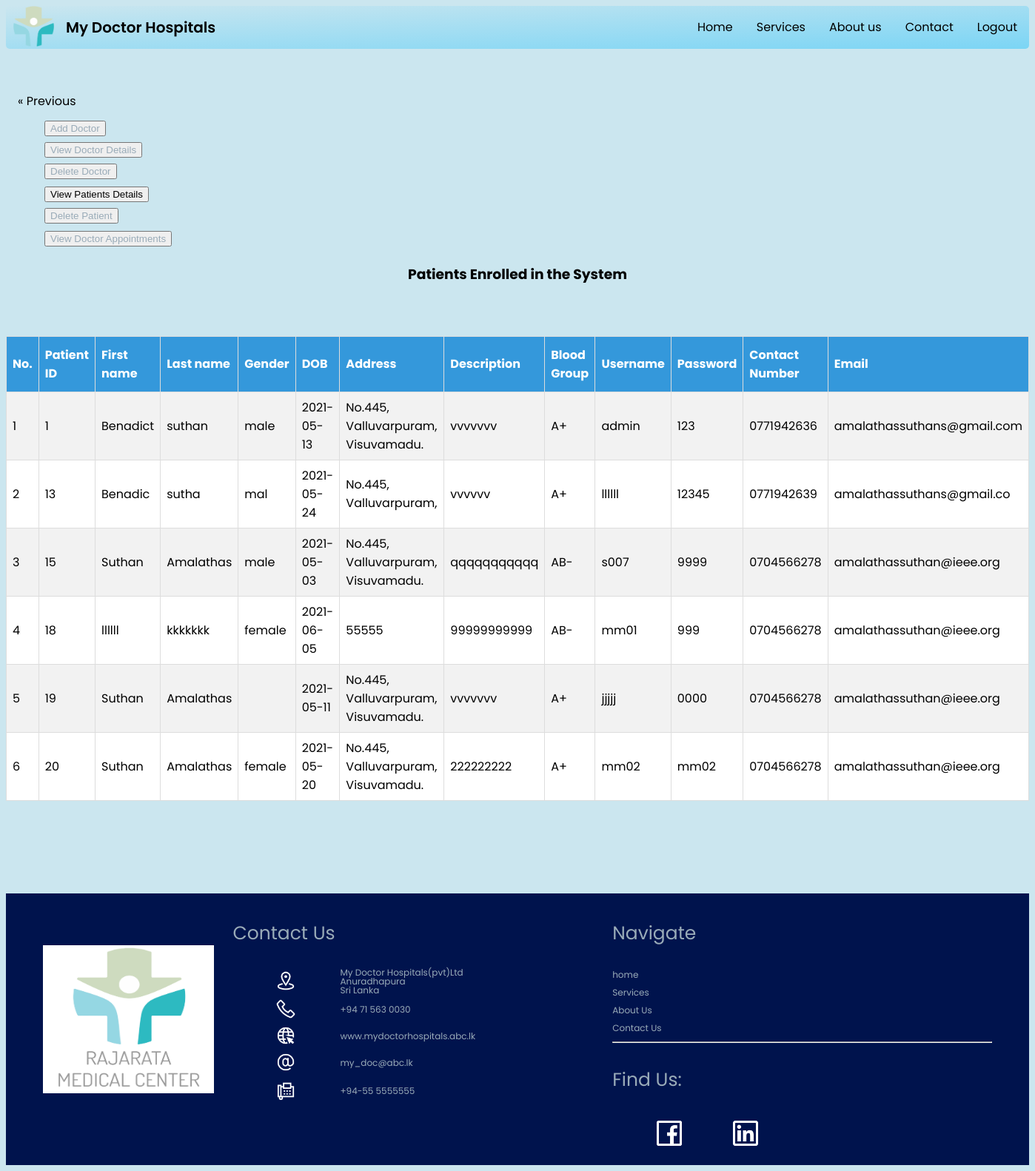
The app's page /view_patient.php (signed in), older data.
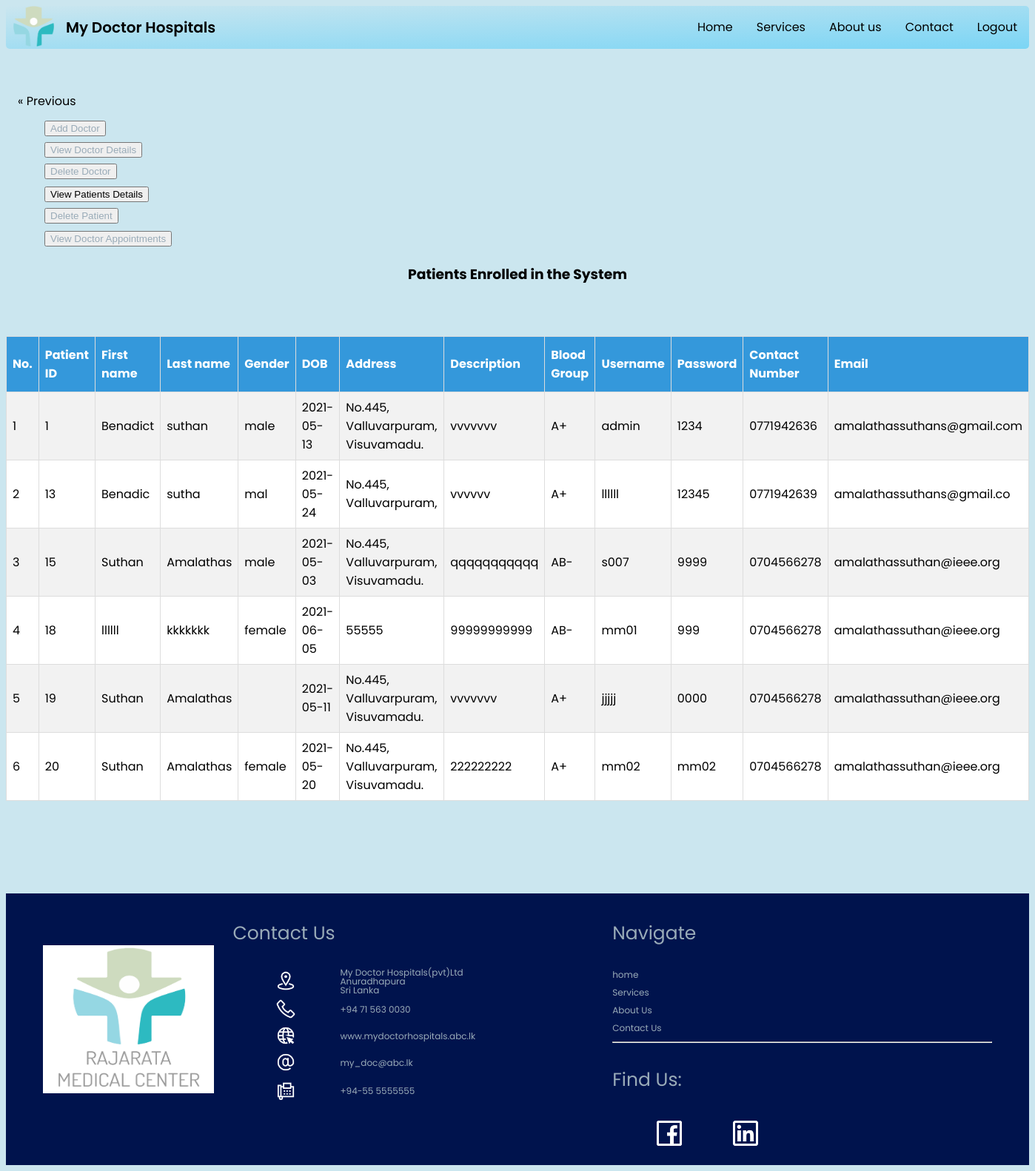
The same page, newer data.
### tables this page shows
CREATE TABLE `patient` (
  `patient_ID` int(11) NOT NULL,
  `first_name` varchar(50) NOT NULL,
  `last_name` varchar(50) NOT NULL,
  `gender` varchar(6) NOT NULL,
  `DOB` date DEFAULT NULL,
  `address` varchar(100) NOT NULL,
  `description` varchar(200) NOT NULL,
  `blood_group` varchar(5) NOT NULL,
  `username` varchar(100) NOT NULL,
  `password` varchar(100) DEFAULT NULL,
  `contact_no` varchar(12) NOT NULL,
  `Email` varchar(50) NOT NULL
);

### view_patient.php (the view, shortened to what this page needs)
<?php
include "connection.php";
?>
<!DOCTYPE html>
<html>
<head>
    <link rel="stylesheet" type="text/css" href="css/index.css">
    <link rel="stylesheet" type="text/css" href="css/style.css">
    <link rel="stylesheet" type="text/css" href="css/table.css">
</head>
<body >
<ul>
    <img src="img/logo.png"alt="logo"style="width:55px;height:55px; padding-left: 10px;"align="left";>
    <li class="logo">My Doctor Hospitals
    </li>
    <li class="nav"><a href="logout.php">Logout</a></li>
    <li class="nav"><a href="contact.php">Contact</a></li>
    <li class="nav"><a href="about.php">About us</a></li>
    <li class="nav"><a href="services.php">Services</a></li>
    <li class="nav"><a href="index.php">Home</a></li>
</ul>
<br>
<br>
<div class="row">
    <div class="column left">
        <form action="view_patient.php" method="POST">
            <div class="aa">
                <a href="admindashbord.php" class="previous">&laquo; Previous</a>
            </div>
            <table>
                <tr><td><button class="side_nav" name="a_add_doctor"><a href="add_Doctor.php">Add Doctor</a></button></td></tr>
                <tr><td><button class="side_nav" name="a_view_doctor"><a href="view_doctor.php">View Doctor Details</button></td></tr>
                <tr><td><button class="side_nav" name="a_delete_doctor"><a href="delete_Doctor.php">Delete Doctor</button></td><tr>
                <tr><td><button class="side_nav" name="a_view_patient">View Patients Details</a></button></td></tr>
                <tr><td><button class="side_nav" name="a_delete_doctor"><a href="delete_Patient.php">Delete Patient</a></button></td><tr>
                <tr><td><button class="side_nav" name="a_view_appointment"><a href="view_appointments.php">View Doctor Appointments</a></button></td></tr>
            </table>
    </div>
    <div class="column right1">
        <center><h3>Patients Enrolled in the System</h3>
            <?php
            $sql="SELECT * FROM patient";
            $res=$db->query($sql);
            if($res->num_rows>0)
            {
                echo "<table width='100%' border='1px solid #000' class='table2'>
							<tr>
							    <th>No.</th>
                                <th>Patient ID</th>
                                <th>First name</th>
                                <th>Last name</th>
                                <th>Gender</th>
                                <th>DOB</th>
                                <th>Address</th>
                                <th>Description</th>
                                <th>Blood Group</th>
                                <th>Username</th>
                                <th>Password</th>
                                <th>Contact Number</td>
                                <th>Email</td>
                            </tr>
                                    ";
                $i=0;
                while($row=$res->fetch_assoc())
                {
                    $i++;
                    echo "<tr>";
                    echo "<td>{$i}</td>";
                    echo "<td>{$row["patient_ID"]}</td>";
                    echo "<td>{$row["first_name"]}</td>";
                    echo "<td>{$row["last_name"]}</td>";
                    echo "<td>{$row["gender"]}</td>";
                    echo "<td>{$row["DOB"]}</td>";
                    echo "<td>{$row["address"]}</td>";
                    echo "<td>{$row["description"]}</td>";
                    echo "<td>{$row["blood_group"]}</td>";
                    echo "<td>{$row["username"]}</td>";
                    echo "<td>{$row["password"]}</td>";
                    echo "<td>{$row["contact_no"]}</td>";
                    echo "<td>{$row["Email"]}</td>";
                    echo "</tr>";
                }
                echo "</table>";
            }
            else
            {
                echo "<p class='error'>No Patients Records Found</p>";
            }
            ?>
    </div>
</div>
<br><br><br><br><br>
<footer>
    <div class="row">
        <div class="column5" style="padding-top:60px;">
            <img src="img/logo.jpg" width="90%" height="200px">
        </div>
        <div class="column6">
            <p style="font-size:25px;">Contact Us</p>
            <table>
                <tr style="line-height: 1em;">
                    <td><i class="fa"><img src="icon/7.png" style="height: 30px; width: 30px;"></i></td>
                    <td>My Doctor Hospitals(pvt)Ltd<br>Anuradhapura<br>Sri Lanka</td>
                </tr>
                <tr style="line-height: 1em;">
                    <td><i class="fa"><img src="icon/6.png" style="height: 30px; width: 30px;"></i></td>
                    <td>+94 71 563 0030</td>
                </tr>
                <tr style="line-height: 1em;">
                    <td><i class="fa"><img src="icon/4.png" style="height: 30px; width: 30px;"></i></td>
                    <td><a href="#">www.mydoctorhospitals.abc.lk</a></td>
                </tr>
                <tr style="line-height: 1em;">
                    <td><i class="fa"><img src="icon/1.png" style="height: 30px; width: 30px;"></i></td>
                    <td><a href="#">my_doc@abc.lk</a></td>
                <tr>
                <tr style="line-height: 1em;">
                    <td><i class="fa"><img src="icon/3.png" style="height: 30px; width: 30px;"></i></td>
                    <td>+94-55 5555555</td>
                </tr>
            </table>
        </div>
        <div class="column7">
            <div class="row">
                <div class="links">
                    <p style="font-size:25px;">Navigate</p>
                    <a href="index.php" style="font-size: 12px; line-height: 2em;">home</a><br>
                    <a href="services.php" style="font-size: 12px; line-height: 2em;">Services</a><br>
                    <a href="about.php" style="font-size: 12px; line-height: 2em;">About Us</a><br>
                    <a href="contact.php" style="font-size: 12px; line-height: 2em;">Contact Us</a><br>
                    <hr>
                </div>
            </div>
            <div class="row">
                <div class="connect">
                    <p style="font-size:25px;">Find Us:</p>
                    <table>
                        <tr>
                            <td><a href="#"><img src="icon/2.png" style="height: 50px; width: 50px;"></a></td>
                            <td><a href="#"><img src="icon/5.png" style="height: 50px; width: 50px;"></a></td>
                        </tr>
                    </table>
                </div>
            </div>
        </div>
    </div>
</footer>
</body>
</html>

### css/style.css (style rules this page uses)
body { font-family: 'Poppins', sans-serif; background-color: #cbe6ef; overflow-x:hidden; }
ul { list-style-type: none; margin: 0; padding: 0; overflow: hidden; background-image: linear-gradient(to bottom right, #cbe6ef, #7bd5f5); border-radius: 5px; }
li { float:left; }
li a { display: block; color: #000; text-align: center; text-decoration: none; padding: 16px 16px; font-family: 'Poppins', sans-serif; }
.nav { float:right; }
.logo { font-family: 'Poppins', sans-serif; font-weight:600; font-size:20px; padding: 14px 16px; }
.column5 { float: left; width: 20%; }
.column6 { float: left; width: 40%; }
.column7 { float: left; width: 40%; text-align:left; height:80%; }
.row:after { content: ""; display: table; clear: both; }
table tr td { padding-left:50px; }
footer { background-color: #00134d; color:#99abb8; padding: 50px; padding-top:10px; padding-bottom:10px; font-size: 12px; font-family: 'Poppins', sans-serif !important; font-style: normal !important; }
.fa { padding: 5px; font-size: 30px; }
a:link { background-color: transparent; text-decoration: none; }
a { color: #99abb8; }

### css/table.css (style rules this page uses)
.table2 { margin-left:auto; margin-right:auto; margin-top:5%; border-collapse: collapse; background-color:white; }
.table2 td, .table2 th { border: 1px solid #ddd; padding: 8px; }
.table2 tr:nth-child(even) { background-color: #f2f2f2; }
.table2 th { padding-top: 12px; padding-bottom: 12px; text-align: left; background-color: #3498DB; color: white; }
.previous { background-color: #f1f1f1; color: black; }
.aa { text-decoration: none; display: inline-block; padding: 8px 16px; }

Row changes from the older to the newer data that the page shows:
changed patient "Benadict": password "123" → "1234"
